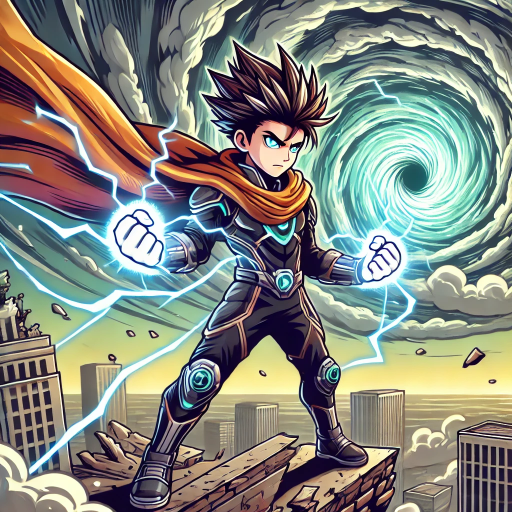
#> input picture AI/img-story-generator/a.webp, 1024 x 1024 px (shown at 1/2 size)
$ python cli_app.py a.webp
#> lines starting #> are read from the running program, lines starting #| are printed output that depends on the picture
### AI/img-story-generator/img_to_story.py
from PIL import Image
import requests
import base64
import tempfile
import os

def load_image(image_path):
#> called with image_path = 'a.webp'
    try:
        # image.resize((512, 512))
        image = Image.open(image_path).convert("RGB")
#> image is the input picture: PIL image 1024x1024 RGB; mean R, G, B 132.8, 135.7, 127
        image = image.resize((512, 512), Image.Resampling.LANCZOS)
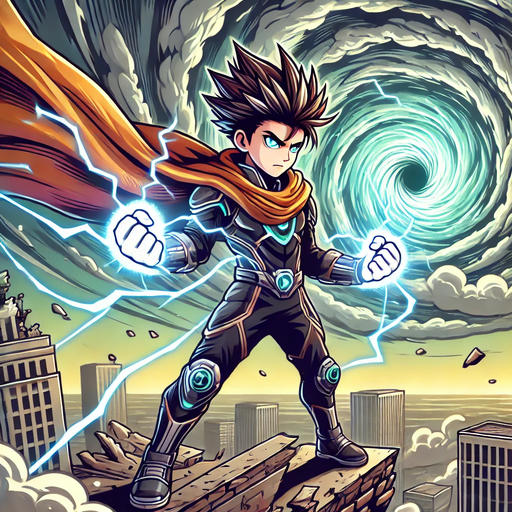
#> image: PIL image 512x512 RGB; mean R, G, B 132.8, 135.7, 127

        return image
    except Exception as e:
        print(f"Error loading image: {e}")
        return None

def generate_story(image):
    # Save image to a temporary file
    with tempfile.NamedTemporaryFile(delete=False, suffix=".png") as tmp:
        image.save(tmp.name)
        temp_image_path = tmp.name

    # Encode the image in base64
    with open(temp_image_path, "rb") as f:
        encoded_image = base64.b64encode(f.read()).decode("utf-8")

    # Clean up the temp file
    os.unlink(temp_image_path)

    prompt = f"""
        1. Identify the key elements and characters in the scene.
        2. Describe the overall mood and setting based on the image.
        3. Using this information, craft a short, dramatic story in simple language.
            Ensure the narrative includes:
            - A clear beginning, middle, and end
            - A sense of tension or conflict
            - A satisfying resolution or conclusion

        Focus on making the story approachable for all readers, yet still imaginatLook at this image carefullyive and vivid.
        Only display story in proper format without any extra text or explanation."""

    # Post to local Ollama server (LLaVA model)
    response = requests.post(
        "http://localhost:11434/api/generate",
        json={
            "model": "llava",
            "prompt": prompt,
            "images": [encoded_image],
            "stream": False,
            "max_tokens": 450,
            "temperature": 0.7
        }
    )

    # Parse response
    if response.status_code == 200:
        return response.json().get("response", "[No description returned]")
    else:
        return f"[Error] LLaVA API returned status {response.status_code}: {response.text}"

### AI/img-story-generator/cli_app.py
import sys
import os
from PIL import Image
sys.path.append(os.path.abspath(os.path.join(os.path.dirname(__file__), "..")))
from img_to_story import load_image, generate_story

def main():
    if len(sys.argv) != 2:
        print("Usage: python main.py <image_path>")
        return

    image_path = sys.argv[1]
    image = load_image(image_path)

    if image is None:
        print("Failed to load image.")
        return

    print("Processing image through LLaVA...")
    story = generate_story(image)
    print("\nStory:")
    print(story)

if __name__ == "__main__":
    main()
#> (the call stopped at in generate_story, `response = requests.post( "http://localhost:11434/api/generate", json=..`: requests is not available in this run)
